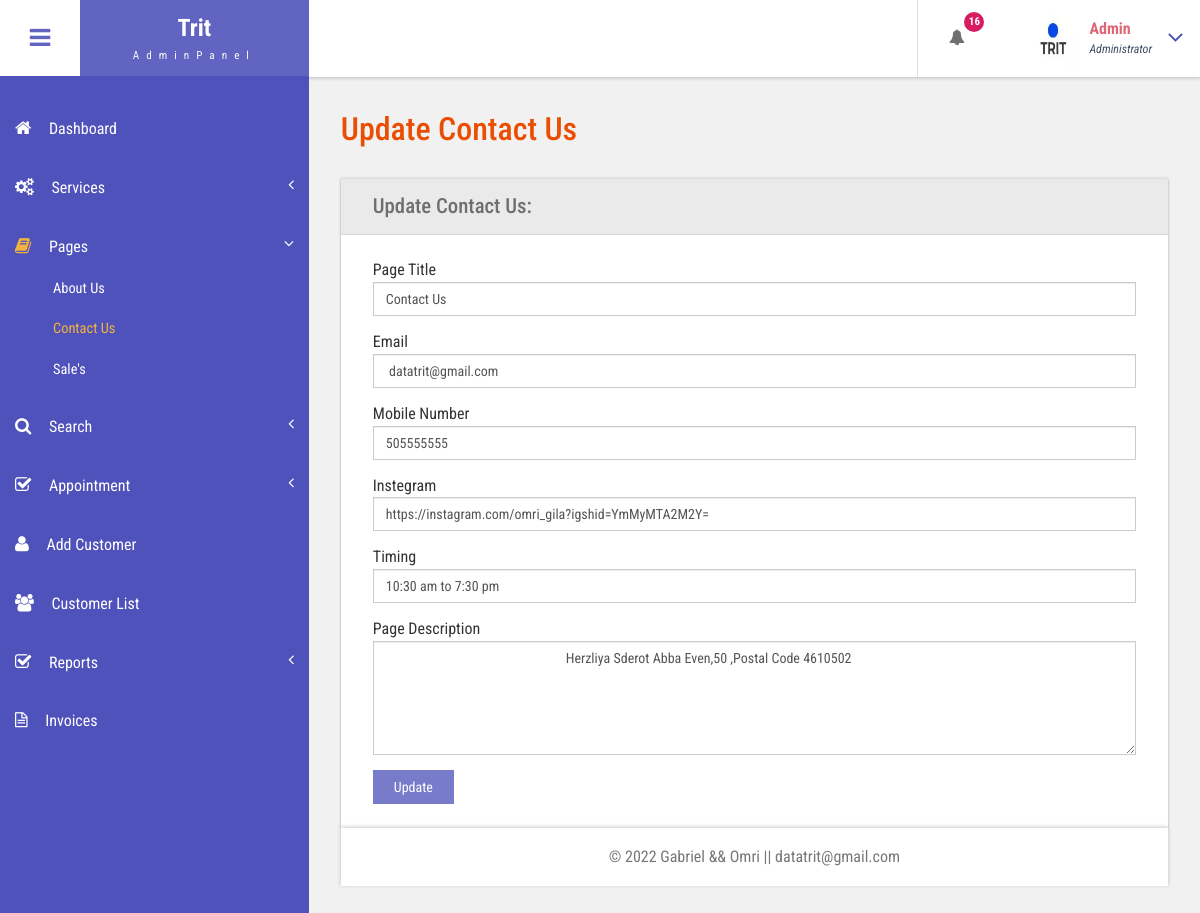
The page /admin/contact-us.php (signed in) on the database its author committed.
### tables this page shows
CREATE TABLE `tblpage` (
  `ID` int(10) NOT NULL,
  `PageType` varchar(200) DEFAULT NULL,
  `PageTitle` mediumtext DEFAULT NULL,
  `PageDescription` mediumtext DEFAULT NULL,
  `Email` varchar(200) DEFAULT NULL,
  `MobileNumber` bigint(10) DEFAULT NULL,
  `Instagram` varchar(200) DEFAULT NULL,
  `UpdationDate` date DEFAULT NULL,
  `Timing` varchar(200) NOT NULL,
  `Instegram` varchar(255) DEFAULT NULL
);

### admin/contact-us.php (the view, shortened to what this page needs)
<?php
include('includes/dbconnection.php');
if (strlen($_SESSION['tritsaid']==0)) {
  header('location:logout.php');
  } else{
  ?>
<!DOCTYPE HTML>
<html>
<head>
<link href="css/bootstrap.css" rel='stylesheet' type='text/css' />
<link href="css/style.css" rel='stylesheet' type='text/css' />
<link href="css/font-awesome.css" rel="stylesheet">
<link href="css/animate.css" rel="stylesheet" type="text/css" media="all">
<link href="css/custom.css" rel="stylesheet">
</head>
<body class="cbp-spmenu-push">
	<div class="main-content">
		 <?php include_once('includes/sidebar.php');?>
	 <?php include_once('includes/header.php');?>
		<div id="page-wrapper">
			<div class="main-page">
				<div class="forms">
					<h3 class="title1">Update Contact Us</h3>
					<div class="form-grids row widget-shadow" data-example-id="basic-forms">
						<div class="form-title">
							<h4>Update Contact Us:</h4>
						</div>
						<div class="form-body">
							<form method="post">
  <?php
$ret=mysqli_query($con,"select * from  tblpage where PageType='contactus'");
while ($row=mysqli_fetch_array($ret)) {
?>
							 <div class="form-group"> <label for="exampleInputEmail1">Page Title</label> <input type="text" class="form-control" name="pagetitle" id="pagetitle" value="<?php  echo $row['PageTitle'];?>" required="true"> </div>
							 <div class="form-group"> <label for="exampleInputEmail1">Email</label> <input type="text" class="form-control" name="email" id="email" value="<?php  echo $row['Email'];?>" required="true"> </div>
							 <div class="form-group"> <label for="exampleInputEmail1">Mobile Number</label> <input type="text" class="form-control" name="mobnumber" id="mobnumber" value="<?php  echo $row['MobileNumber'];?>" required="true"> </div>
							 <div class="form-group"> <label for="www.instagram.com/user_name/">Instegram</label> <input type="text" class="form-control" name="instegram" id="instegram" value="<?php  echo $row['Instegram'];?>" required="true"> </div>
							 <div class="form-group"> <label for="exampleInputEmail1">Timing</label> <input type="text" class="form-control" name="timing" id="timing" value="<?php  echo $row['Timing'];?>" required="true"> </div> <div class="form-group"> <label for="exampleInputPassword1">Page Description</label> <textarea name="pagedes" id="pagedes" rows="5" class="form-control">
        <?php  echo $row['PageDescription'];?></textarea> </div>
							 <?php } ?>
							  <button type="submit" name="submit" class="btn btn-default">Update</button> </form>
						</div>
					</div>
			</div>
		</div>
		 <?php include_once('includes/footer.php');?>
	</div>
</body>
</html>
<?php } ?>

### admin/includes/header.php (shortened to what this page needs)
<div class="sticky-header header-section ">
      <div class="header-left">
        <button id="showLeftPush"><i class="fa fa-bars"></i></button>
        <div class="logo">
          <a href="dashboard.php">
            <h1>Trit</h1>
            <span>AdminPanel</span>
          </a>
        </div>
      </div>
      <div class="header-right">
        <div class="profile_details_left">
          <ul class="nofitications-dropdown">
            <?php
$ret1=mysqli_query($con,"select ID,Name from  tblappointment where Status=''");
$num=mysqli_num_rows($ret1);
?>
            <li class="dropdown head-dpdn">
              <a href="#" class="dropdown-toggle" data-toggle="dropdown" aria-expanded="false"><i class="fa fa-bell"></i><span class="badge blue"><?php echo $num;?></span></a>
            </li>
          </ul>
          <div class="clearfix"> </div>
        </div>
        <div class="profile_details">
        <?php
$adid=$_SESSION['tritsaid'];
$ret=mysqli_query($con,"select AdminName from tbladmin where ID='$adid'");
$row=mysqli_fetch_array($ret);
$name=$row['AdminName'];
?>
          <ul>
            <li class="dropdown profile_details_drop">
              <a href="#" class="dropdown-toggle" data-toggle="dropdown" aria-expanded="false">
                <div class="profile_img">
                  <span class="prfil-img"><img src="../images/logo.jpg" alt="" width="50" height="60"> </span>
                  <div class="user-name">
                    <p><?php echo $name; ?></p>
                    <span>Administrator</span>
                  </div>
                  <i class="fa fa-angle-down lnr"></i>
                  <div class="clearfix"></div>
                </div>
              </a>
            </li>
          </ul>
        </div>
      </div>
      <div class="clearfix"> </div>
    </div>

### admin/css/style.css (style rules this page uses)
h4, h5, h6, h1, h2, h3 { margin: 0; }
ul, ol { margin: 0; }
p { margin: 0; }
html, body { font-family: 'Roboto Condensed', sans-serif; font-size: 100%; overflow-x: hidden; background: #fff; }
body a { transition: 0.5s all ease; -webkit-transition: 0.5s all ease; -moz-transition: 0.5s all ease; -o-transition: 0.5s all ease; -ms-transition: 0.5s all ease; text-decoration:none; }
h1,h2,h3,h4,h5,h6 { margin:0; }
p { margin:0; }
ul,label { margin:0; padding:0; }
.main-content { position: relative; }
.sticky-header { position: fixed; top: 0; left:0px; width: 100%; z-index: 100; }
.header-section { background:#FFF; box-shadow: 1px 1px 4px rgba(0, 0, 0, 0.21); -webkit-box-shadow: 1px 1px 4px rgba(0, 0, 0, 0.21); -moz-box-shadow: 1px 1px 4px rgba(0, 0, 0, 0.21); -o-box-shadow: 1px 1px 4px rgba(0, 0, 0, 0.21); }
.header-section::after { clear: both; display: block; content: ''; }
.header-left { float: left; width: 45%; }
.header-right { float: right; }
button#showLeftPush { font-size: 1.5em; width: 80px; padding: 0.87em 0; text-align: center; cursor: pointer; float: left; color: #6F6F6F; -moz-transition: all 0.2s ease-out 0s; -webkit-transition: all 0.2s ease-out 0s; transition: all 0.2s ease-out 0s; border: none; background-color: #fff; outline:none; }
.cbp-spmenu-push { overflow-x: hidden; position: relative; }
.cbp-spmenu, .cbp-spmenu-push { -webkit-transition: all 0.3s ease; -moz-transition: all 0.3s ease; transition: all 0.3s ease; }
.cbp-spmenu-push div#page-wrapper { margin: 0 0 0 19.3em; transition:.5s all; -webkit-transition:.5s all; -moz-transition:.5s all; }
.fa { display: inline-block; font-family: FontAwesome; font-style: normal; font-weight: normal; line-height: 1; -webkit-font-smoothing: antialiased; -moz-osx-font-smoothing: grayscale; }
.logo { background: #6164C1; text-align: center; float: left; }
.logo a { padding: 0.9em 3.3em .7em; display: block; text-decoration: none; }
.logo a h1 { color: #fff; font-size: 1.5em; line-height: 1.2em; font-weight: 700; }
.logo a span { color: #F8F8F8; font-size: .7em; text-align: center; letter-spacing: 7px; }
.profile_details_left { float: left; }
li.dropdown.head-dpdn { display: inline-block; padding: 1.7em 0; border-left: 1px solid #E0E0E0; float: left; }
li.dropdown.head-dpdn a.dropdown-toggle { padding: 1.7em 2em; }
i.fa.fa-bell { color:#6F6F6F; }
.header-right span.badge { font-size: 11px; font-weight: bold; color: #FFF; background: #8BC34A; line-height: 15px; width: 20px; height: 20px; border-radius: 2em; -webkit-border-radius: 2em; -moz-border-radius: 2em; -o-border-radius: 2em; text-align: center; display: inline-block; position: absolute; top: 16%; padding: 2px 0 0; }
.header-right span.blue { background-color:#D81B60; }
.profile_details { float: right; }
.profile_details_drop a.dropdown-toggle { display:block; padding: 0.8em 3em 0 2em; }
.profile_img span.prfil-img { float:left; }
.user-name { float:left; margin-top:8px; margin-left:11px; height:35px; }
.profile_details ul li { list-style-type:none; position:relative; }
.profile_details li a i.fa.lnr { position: absolute; top: 34%; right: 8%; color: #4F52BA; font-size: 1.6em; }
.user-name p { font-size:1em; color:#DD6777; line-height:1em; font-weight:700; }
.user-name span { font-size: .75em; font-style: italic; color: #424f63; font-weight: normal; margin-top: .3em; }
.charts,.row { margin: 2em 0 0; }
.widget-shadow { background-color: #fff; box-shadow: 0 -1px 3px rgba(0,0,0,.12),0 1px 2px rgba(0,0,0,.24); -webkit-box-shadow: 0 -1px 3px rgba(0,0,0,.12),0 1px 2px rgba(0,0,0,.24); -moz-box-shadow: 0 -1px 3px rgba(0,0,0,.12),0 1px 2px rgba(0,0,0,.24); }
h3.title1 { font-size: 2em; color: #e94e02; margin-bottom: 0.8em; }
.forms h3.title1 { margin-bottom:0; }
.forms h4 { font-size: 1.3em; color: #6F6F6F; }
.form-title { padding: 1em 2em; background-color: #EAEAEA; border-bottom: 1px solid #D6D5D5; }
.form-body { padding: 1.5em 2em; }
.forms label { font-weight: 400; }
.form-control { border-radius: inherit; }
.forms button.btn.btn-default { background-color: rgba(97, 100, 193, 0.85); color: #fff; padding: .5em 1.5em; border: none; outline:none; border-radius: inherit; }

### admin/css/custom.css (style rules this page uses)
#page-wrapper { padding:7em 2em 2.5em; background-color: #F1F1F1; }

### rows shown on the page
tblpage: pagetitle "Contact Us", email "datatrit@gmail.com", mobnumber "505555555", instegram "https://instagram.com/omri_gila?igshid=YmMyMTA2M2Y=", timing "10:30 am to 7:30 pm", pagedes "Herzliya Sderot Abba Even,50 ,Postal Code 4610502"

### other values the page prints
$num "16"
$name "Admin"
